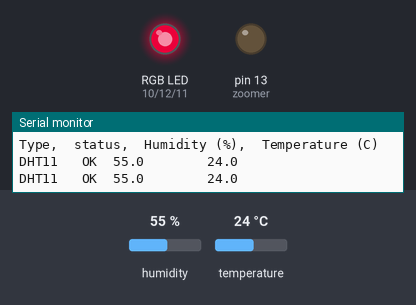
A sketch run on a simulated Arduino Uno, built with avr-gcc and run on an emulated ATmega328P. On the bench: an RGB LED mixed from three pins (HIGH = lit), output pins drawn as LEDs (lit = HIGH), the last lines printed to the serial monitor. The inputs (shaded band) are chosen by the test bench; at power-on: temperature 24 °C, humidity 55 %. Dim RGB values are drawn brighter than linear.

Above: at 2.8 s.
2.9 s: temperature set to 12 °C
At 5.1 s:
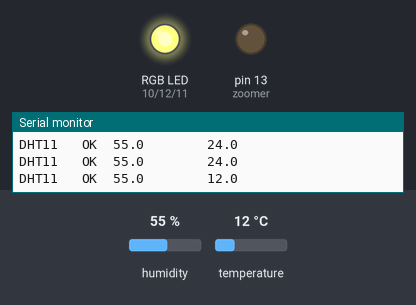
5.6 s: temperature set to 28 °C
At 7.5 s:
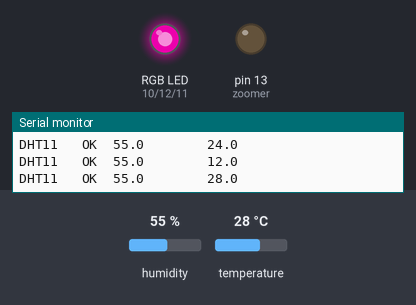
8.3 s: temperature set to 33 °C
At 11.4 s:
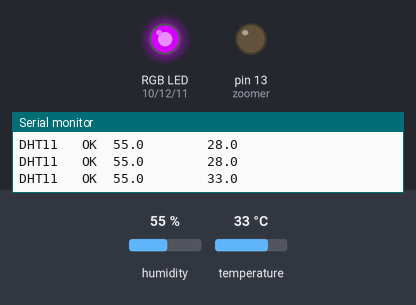
11.7 s: temperature set to 41 °C
At 12.6 s:
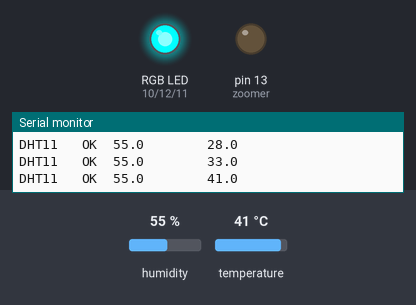
14.4 s: temperature set to 39 °C
At 17.8 s:
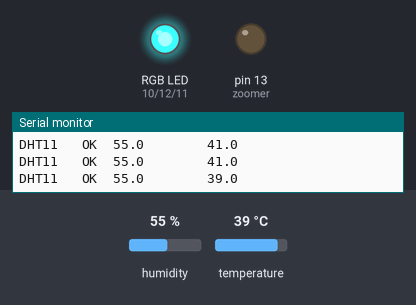
Timing chart, 0 to 18.9 s (numbered marks = the images above; inputs shaded):
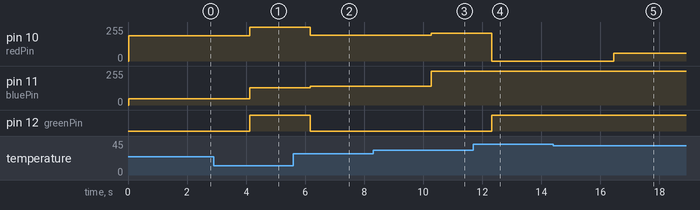

Measured:
- after the input at 2.9 s, pin 10 (redPin): 191/255 → 255/255 after 1.2 s; pin 11 (bluePin): 47/255 → 128/255 after 1.2 s; pin 12 (greenPin): LOW → HIGH after 1.2 s
- after the input at 5.6 s, pin 10 (redPin): 255/255 → 195/255 after 0.58 s; pin 11 (bluePin): 128/255 → 142/255 after 0.58 s; pin 12 (greenPin): HIGH → LOW after 0.58 s
- after the input at 8.3 s, pin 10 (redPin): 195/255 → 210/255 after 2.0 s; pin 11 (bluePin): 142/255 → 255/255 after 2.0 s
- after the input at 11.7 s, pin 10 (redPin): 210/255 → 0/255 after 0.62 s; pin 12 (greenPin): LOW → HIGH after 0.62 s
- after the input at 14.4 s, pin 10 (redPin): 0/255 → 60/255 after 2.0 s

The sketch:

Proekt.ino
```cpp
//
//    FILE: dht_test.ino
//  AUTHOR: Rob Tillaart
// VERSION: 0.1.07
// PURPOSE: DHT Temperature & Humidity Sensor library for Arduino
//     URL: http://arduino.cc/playground/Main/DHTLib
//
// Released to the public domain
//

#include <dht.h>

dht DHT;

#define DHT11_PIN 3
int redPin =10;
int greenPin=12;
int bluePin=11;
int zoomer =13;

void setup()
{
  Serial.begin(115200);
  Serial.println("DHT TEST PROGRAM ");
  Serial.print("LIBRARY VERSION: ");
  Serial.println(DHT_LIB_VERSION);
  Serial.println();
  Serial.println("Type,\tstatus,\tHumidity (%),\tTemperature (C)");
  pinMode(bluePin, OUTPUT);
  pinMode(redPin, OUTPUT);
  pinMode(greenPin, OUTPUT);
  pinMode(zoomer, OUTPUT);

}

void loop()
{


  for(;;)
  {
  Serial.print("DHT11 \t");
  int chk = DHT.read11(DHT11_PIN);
  switch (chk)
  {
    case DHTLIB_OK:
		Serial.print("OK\t");
		break;
    case DHTLIB_ERROR_CHECKSUM:
		Serial.print("Checksum error,\t");
		break;
    case DHTLIB_ERROR_TIMEOUT:
		Serial.print("Time out error,\t");
		break;
    default:
		Serial.print("Unknown error,\t");
		break;
  }
 // DISPLAY DATA
  Serial.print(DHT.humidity,1);
  Serial.print("      \t");
  Serial.println(DHT.temperature,1);

double t = DHT.temperature;
if(t<17){
  setColor(255,255,128);
}

if(t==17){
  setColor(255,255,50);
}

if(t==18){
  setColor(255,255,0);
}
if(t==19){
  setColor(155,106,18);
}
if(t==20){
  setColor(255,64,0);
}
if(t==21){
  setColor(120,49,5);
}
if(t==22){
  setColor(120,49,20);
}
if(t==23){
  setColor(79,31,16);
}
if(t==24){
  setColor(191,31,47);
}
if(t==25){
  setColor(255,49,46);
}
if(t==26){
  setColor(223,77,85);
}
if(t==27){
  setColor(153,80,85);
}
if(t==28){
  setColor(195,76,142);
}
if(t==29){
  setColor(205,50,205);
}
if(t==30){
    setColor(101,50,228);
}
if(t==31){
  setColor(131,3,255);
}
if(t==32){
  setColor(255,0,255);
}
if(t==33){
  setColor(210,0,255);
}
if(t==34){
  setColor(110,50,255);
}
if(t==35){
  setColor(0,55,255);
}
if(t==36){
  setColor(0,156,184);
}
if(t==37){
  setColor(0,156,184);
}
if(t==38){
  setColor(60,156,255);
}
if(t==39){
  setColor(60,156,255);
}
if(t==40){
  setColor(60,156,255);
}
if(t>40){
  setColor(0,255,255);
}

   for(int i=0;i<2000;i++){
     delay(1);
     if(DHT.temperature<16 || DHT.temperature>40){
       digitalWrite(zoomer,HIGH);
       digitalWrite(zoomer,LOW);
  }}
}
}
void setColor(int red, int green, int blue)
{
#ifdef COMMON_ANODE
red = 255 - red;
green = 255 - green;
blue = 255 - blue;
#endif
analogWrite(redPin, red);
analogWrite(greenPin, green);
analogWrite(bluePin, blue);
}
```
